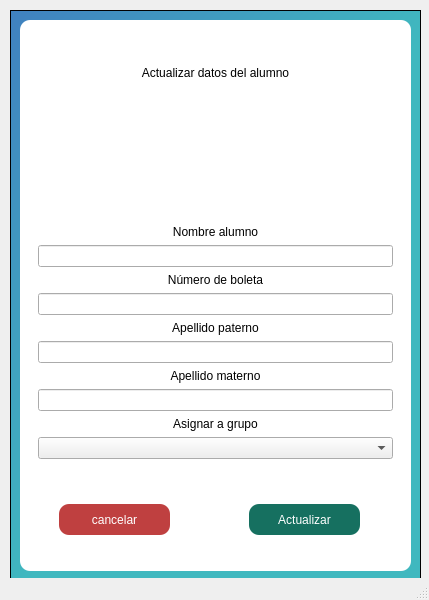
<?xml version="1.0" encoding="UTF-8"?>
<ui version="4.0">
 <class>MainWindow</class>
 <widget class="QMainWindow" name="MainWindow">
  <property name="geometry">
   <rect>
    <x>0</x>
    <y>0</y>
    <width>429</width>
    <height>600</height>
   </rect>
  </property>
  <property name="windowTitle">
   <string>Actualizado de datos</string>
  </property>
  <widget class="QWidget" name="centralwidget">
   <widget class="QFrame" name="frame">
    <property name="geometry">
     <rect>
      <x>10</x>
      <y>10</y>
      <width>411</width>
      <height>571</height>
     </rect>
    </property>
    <property name="styleSheet">
     <string notr="true">QFrame{
	
	background-color: qlineargradient(spread:pad, x1:0, y1:0, x2:1, y2:1, stop:0 rgba(64, 129, 191, 255), stop:0.524752 rgba(64, 184, 191, 255));
}</string>
    </property>
    <property name="frameShape">
     <enum>QFrame::StyledPanel</enum>
    </property>
    <property name="frameShadow">
     <enum>QFrame::Raised</enum>
    </property>
    <layout class="QVBoxLayout" name="verticalLayout">
     <item>
      <widget class="QFrame" name="card">
       <property name="styleSheet">
        <string notr="true">QFrame{
background-color:rgb(255, 255, 255);
border-radius:10px;
}</string>
       </property>
       <property name="frameShape">
        <enum>QFrame::StyledPanel</enum>
       </property>
       <property name="frameShadow">
        <enum>QFrame::Raised</enum>
       </property>
       <layout class="QVBoxLayout" name="verticalLayout_3">
        <item>
         <widget class="QLabel" name="label_5">
          <property name="text">
           <string>Actualizar datos del alumno</string>
          </property>
          <property name="alignment">
           <set>Qt::AlignCenter</set>
          </property>
         </widget>
        </item>
        <item>
         <widget class="QLabel" name="label_alert">
          <property name="text">
           <string/>
          </property>
          <property name="alignment">
           <set>Qt::AlignCenter</set>
          </property>
         </widget>
        </item>
        <item>
         <widget class="QFrame" name="frame_2">
          <property name="frameShape">
           <enum>QFrame::StyledPanel</enum>
          </property>
          <property name="frameShadow">
           <enum>QFrame::Raised</enum>
          </property>
          <layout class="QVBoxLayout" name="verticalLayout_2">
           <item>
            <widget class="QLabel" name="label">
             <property name="text">
              <string>Nombre alumno</string>
             </property>
             <property name="alignment">
              <set>Qt::AlignCenter</set>
             </property>
            </widget>
           </item>
           <item>
            <widget class="QLineEdit" name="nombre_input">
             <property name="inputMethodHints">
              <set>Qt::ImhUppercaseOnly</set>
             </property>
             <property name="text">
              <string/>
             </property>
             <property name="alignment">
              <set>Qt::AlignCenter</set>
             </property>
            </widget>
           </item>
           <item>
            <widget class="QLabel" name="label_4">
             <property name="text">
              <string>Número de boleta</string>
             </property>
             <property name="alignment">
              <set>Qt::AlignCenter</set>
             </property>
            </widget>
           </item>
           <item>
            <widget class="QLineEdit" name="boleta_input">
             <property name="text">
              <string/>
             </property>
             <property name="maxLength">
              <number>10</number>
             </property>
             <property name="alignment">
              <set>Qt::AlignCenter</set>
             </property>
            </widget>
           </item>
           <item>
            <widget class="QLabel" name="label_2">
             <property name="text">
              <string>Apellido paterno</string>
             </property>
             <property name="alignment">
              <set>Qt::AlignCenter</set>
             </property>
            </widget>
           </item>
           <item>
            <widget class="QLineEdit" name="appa_input">
             <property name="inputMethodHints">
              <set>Qt::ImhUppercaseOnly</set>
             </property>
             <property name="text">
              <string/>
             </property>
             <property name="alignment">
              <set>Qt::AlignCenter</set>
             </property>
            </widget>
           </item>
           <item>
            <widget class="QLabel" name="label_3">
             <property name="text">
              <string>Apellido materno</string>
             </property>
             <property name="alignment">
              <set>Qt::AlignCenter</set>
             </property>
            </widget>
           </item>
           <item>
            <widget class="QLineEdit" name="apma_input">
             <property name="inputMethodHints">
              <set>Qt::ImhUppercaseOnly</set>
             </property>
             <property name="text">
              <string/>
             </property>
             <property name="alignment">
              <set>Qt::AlignCenter</set>
             </property>
            </widget>
           </item>
           <item>
            <widget class="QLabel" name="label_6">
             <property name="text">
              <string>Asignar a grupo</string>
             </property>
             <property name="alignment">
              <set>Qt::AlignCenter</set>
             </property>
            </widget>
           </item>
           <item>
            <widget class="QComboBox" name="grupos_box">
             <property name="sizePolicy">
              <sizepolicy hsizetype="Preferred" vsizetype="Minimum">
               <horstretch>0</horstretch>
               <verstretch>0</verstretch>
              </sizepolicy>
             </property>
             <property name="maximumSize">
              <size>
               <width>16777215</width>
               <height>50</height>
              </size>
             </property>
             <property name="maxVisibleItems">
              <number>100</number>
             </property>
            </widget>
           </item>
          </layout>
         </widget>
        </item>
        <item>
         <widget class="QFrame" name="frame_3">
          <property name="frameShape">
           <enum>QFrame::StyledPanel</enum>
          </property>
          <property name="frameShadow">
           <enum>QFrame::Raised</enum>
          </property>
          <widget class="QPushButton" name="regresar_alu_btn">
           <property name="geometry">
            <rect>
             <x>30</x>
             <y>30</y>
             <width>111</width>
             <height>31</height>
            </rect>
           </property>
           <property name="styleSheet">
            <string notr="true">background-color: rgb(191, 64, 64);
color: rgb(255, 255, 255);
border-radius:10px;</string>
           </property>
           <property name="text">
            <string>cancelar</string>
           </property>
          </widget>
          <widget class="QPushButton" name="guardar_alu_btn">
           <property name="geometry">
            <rect>
             <x>220</x>
             <y>30</y>
             <width>111</width>
             <height>31</height>
            </rect>
           </property>
           <property name="styleSheet">
            <string notr="true">background-color: rgb(22, 112, 96);
color: rgb(255, 255, 255);
border-radius:10px;</string>
           </property>
           <property name="text">
            <string>Actualizar</string>
           </property>
          </widget>
         </widget>
        </item>
       </layout>
      </widget>
     </item>
    </layout>
   </widget>
  </widget>
  <widget class="QStatusBar" name="statusbar"/>
 </widget>
 <resources/>
 <connections/>
</ui>
